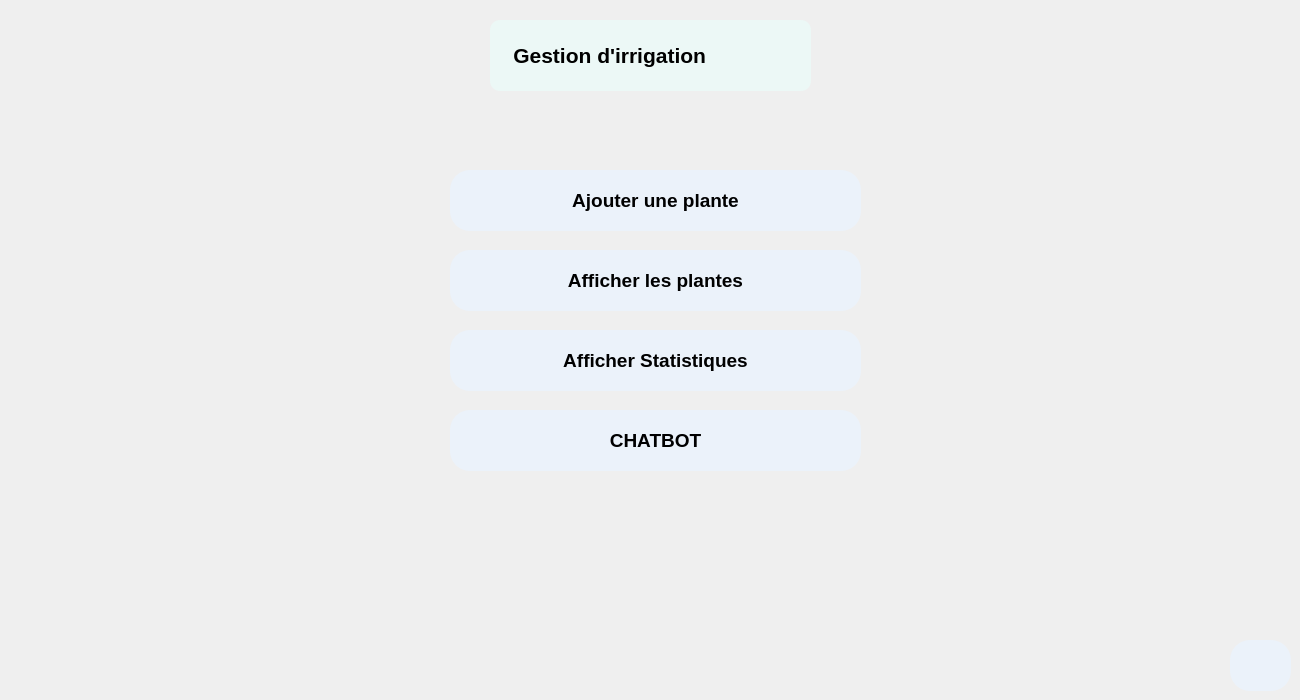
       <widget class="QWidget" name="acceuilIrrigation">
        <widget class="QPushButton" name="employesBtnPage_7">
         <property name="geometry">
          <rect>
           <x>450</x>
           <y>250</y>
           <width>411</width>
           <height>61</height>
          </rect>
         </property>
         <property name="font">
          <font>
           <pointsize>14</pointsize>
           <weight>75</weight>
           <bold>true</bold>
          </font>
         </property>
         <property name="styleSheet">
          <string notr="true">QPushButton{
background: #EBF2FA;
color: black;
border-radius: 20px;
}  
QPushButton:hover
{
color: white;
background: #0FAC71;
} </string>
         </property>
         <property name="text">
          <string>Afficher les plantes</string>
         </property>
        </widget>
        <widget class="QPushButton" name="ajouterPlantePageBtn">
         <property name="geometry">
          <rect>
           <x>450</x>
           <y>170</y>
           <width>411</width>
           <height>61</height>
          </rect>
         </property>
         <property name="font">
          <font>
           <pointsize>14</pointsize>
           <weight>75</weight>
           <bold>true</bold>
          </font>
         </property>
         <property name="styleSheet">
          <string notr="true">QPushButton{
background: #EBF2FA;
color: black;
border-radius: 20px;
}  
QPushButton:hover
{
color: white;
background: #0FAC71;
} </string>
         </property>
         <property name="text">
          <string>Ajouter une plante</string>
         </property>
        </widget>
        <widget class="QLabel" name="label_22">
         <property name="geometry">
          <rect>
           <x>490</x>
           <y>20</y>
           <width>321</width>
           <height>71</height>
          </rect>
         </property>
         <property name="font">
          <font>
           <pointsize>16</pointsize>
           <weight>75</weight>
           <bold>true</bold>
          </font>
         </property>
         <property name="styleSheet">
          <string notr="true">QLabel{
background: #ecf8f6;
color: black;
border-radius: 10px;
}</string>
         </property>
         <property name="text">
          <string>    Gestion d'irrigation</string>
         </property>
        </widget>
        <widget class="QPushButton" name="backMenuIrr_6">
         <property name="geometry">
          <rect>
           <x>1230</x>
           <y>640</y>
           <width>61</width>
           <height>51</height>
          </rect>
         </property>
         <property name="font">
          <font>
           <pointsize>14</pointsize>
           <weight>75</weight>
           <bold>true</bold>
          </font>
         </property>
         <property name="styleSheet">
          <string notr="true">QPushButton{
background: #EBF2FA;
color: black;
border-radius: 20px;
}  
QPushButton:hover
{
color: white;
background: #0FAC71;
} </string>
         </property>
         <property name="text">
          <string/>
         </property>
         <property name="icon">
          <iconset resource="icon.qrc">
           <normaloff>:/icons/icon/log-out.svg</normaloff>:/icons/icon/log-out.svg</iconset>
         </property>
         <property name="iconSize">
          <size>
           <width>30</width>
           <height>30</height>
          </size>
         </property>
        </widget>
        <widget class="QPushButton" name="employesBtnPage_8">
         <property name="geometry">
          <rect>
           <x>450</x>
           <y>330</y>
           <width>411</width>
           <height>61</height>
          </rect>
         </property>
         <property name="font">
          <font>
           <pointsize>14</pointsize>
           <weight>75</weight>
           <bold>true</bold>
          </font>
         </property>
         <property name="styleSheet">
          <string notr="true">QPushButton{
background: #EBF2FA;
color: black;
border-radius: 20px;
}  
QPushButton:hover
{
color: white;
background: #0FAC71;
} </string>
         </property>
         <property name="text">
          <string>Afficher Statistiques</string>
         </property>
        </widget>
        <widget class="QPushButton" name="employesBtnPage_9">
         <property name="geometry">
          <rect>
           <x>450</x>
           <y>410</y>
           <width>411</width>
           <height>61</height>
          </rect>
         </property>
         <property name="font">
          <font>
           <pointsize>14</pointsize>
           <weight>75</weight>
           <bold>true</bold>
          </font>
         </property>
         <property name="styleSheet">
          <string notr="true">QPushButton{
background: #EBF2FA;
color: black;
border-radius: 20px;
}  
QPushButton:hover
{
color: white;
background: #0FAC71;
} </string>
         </property>
         <property name="text">
          <string>CHATBOT</string>
         </property>
        </widget>
       </widget>
